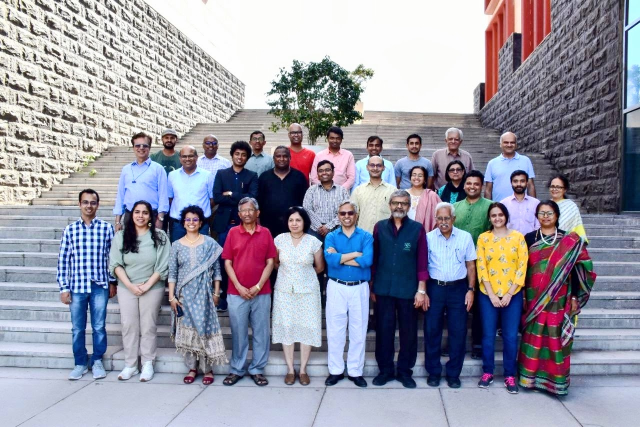
#> input picture Plaksha_Faculty.jpg, 1280 x 854 px, found by its file name (shown at 1/2 size)
$ jupyter execute 'Lab 5-Spring 2026.ipynb'
#> lines starting #> are read from the running program, lines starting #| are printed output that depends on the picture; after the words box and inside, x2 and y2 are one past the last pixel; in counts of white or black regions, pixels touching at a corner belong together
#### Instructions
###### Follow the instructions given in comments prefixed with ## and write your code below that.
###### Also fill the partial code in given blanks.
###### Don't make any changes to the rest part of the codes

### Answer the questions given at the end of this notebook within your report.

### You would need to submit your GitHub repository link. Refer to the PDF document for the instructions and details.

[cell 1]
import cv2
import numpy as np
import matplotlib.pyplot as plt
from sklearn.cluster import KMeans
from scipy.spatial import distance
from matplotlib.offsetbox import OffsetImage, AnnotationBbox

[cell 2]
## Reading the image plaksha_Faculty.jpg
img = cv2.imread('plaksha_Faculty.jpg')
#> img is the input picture: shape (854, 1280, 3); mean B, G, R 162.4, 149, 149.2

## Convert the image to grayscale
gray_img = cv2.cvtColor(img, cv2.COLOR_BGR2GRAY)
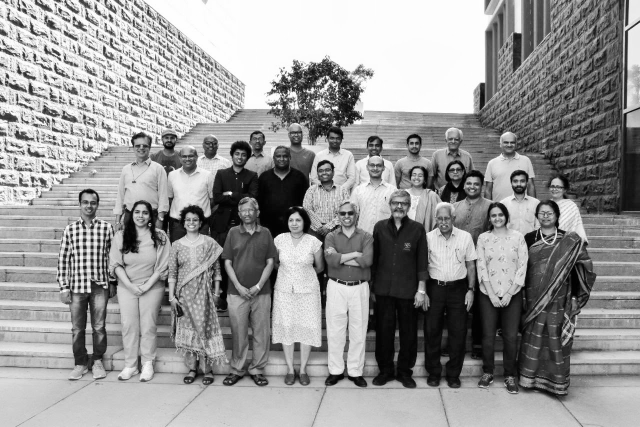
#> gray_img: shape (854, 1280) (shown at 1/2 size); min 0, max 255, mean 150.6

# Loading the required haar-cascade xml classifier file
face_cascade = cv2.CascadeClassifier(cv2.data.haarcascades +'haarcascade_frontalface_default.xml')

# Applying the face detection method on the grayscale image.
## Change the parameters for better detection of faces in your case.
faces_rect = face_cascade.detectMultiScale(gray_img, 1.05, 4, minSize=(25,25), maxSize=(50,50))
#> faces_rect = 30 rows, first 6: [322, 263, 33, 33], [654, 265, 31, 31], [500, 266, 30, 30], [892, 267, 31, 31], [409, 277, 28, 28], [812, 274, 34, 34]

# Define the text and font parameters
text = "Face"  ## The text you want to write
font = cv2.FONT_HERSHEY_COMPLEX  ## Font type
font_scale = 0.5  ## Font scale factor
font_color = (0, 0, 255)  ## Text color in BGR format (here, it's red)
font_thickness = 1  ## Thickness of the text

# Iterating through rectangles of detected faces
for (x, y, w, h) in faces_rect:
    cv2.rectangle(img, (x, y), (x+w, y+h), (0, 0, 255), 2)
    # Use cv2.putText to add the text to the image, Use text, font, font_scale, font_color, font_thickness here
    cv2.putText(img, text, (x, y-10), font, font_scale, font_color, font_thickness, cv2.LINE_AA)
#> this loop made 30 passes
#> (x, y, w, h) on passes 1 to 12: (322, 263, 33, 33), (654, 265, 31, 31), (500, 266, 30, 30), (892, 267, 31, 31), (409, 277, 28, 28), (812, 274, 34, 34), (464, 296, 33, 33), (632, 328, 34, 34), (819, 337, 33, 33), (570, 426, 39, 39), (576, 253, 32, 32), (1003, 273, 32, 32)
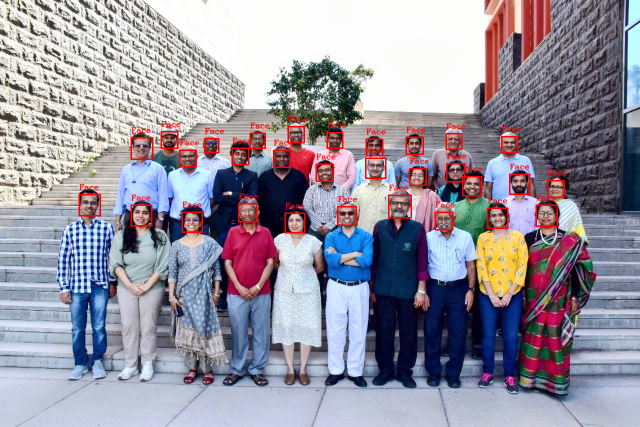
#> img: shape (854, 1280, 3) (shown at 1/2 size); 1.99% of pixels changed, all inside (x1, y1, x2, y2) = (157, 232, 1135, 467)

## Display the image and window title should be "Total number of face detected are #"
cv2.imshow("Total face detected = " + str(len(faces_rect)), img)
cv2.waitKey(0)
cv2.destroyAllWindows()

[cell 3]
from matplotlib.offsetbox import OffsetImage, AnnotationBbox
# Extract face region features (Hue and Saturation)
img_hsv = cv2.cvtColor(img, cv2.COLOR_BGR2HSV) ## call the img and convert it from BGR to HSV and store in img_hsv
#> img_hsv: shape (854, 1280, 3); mean H, S, V 85.9, 70.9, 173.5
hue_saturation = []
face_images = []  # To store detected face images

for (x, y, w, h) in faces_rect:
    face = img_hsv[y:y + h, x:x + w]
    hue = np.mean(face[:, :, 0])
    saturation = np.mean(face[:, :, 1])
    hue_saturation.append((hue, saturation))
    face_images.append(face)
#> this loop made 30 passes
#> (x, y, w, h, hue, saturation) on passes 1 to 12: (322, 263, 33, 33, 59.29, 121.7), (654, 265, 31, 31, 50.4, 133.1), (500, 266, 30, 30, 34.08, 118.8), (892, 267, 31, 31, 81.31, 108.2), (409, 277, 28, 28, 108, 121.1), (812, 274, 34, 34, 62.79, 116.9), (464, 296, 33, 33, 42.56, 134.3), (632, 328, 34, 34, 81.22, 114.8), (819, 337, 33, 33, 36.69, 114.4), (570, 426, 39, 39, 55.81, 115.3), (576, 253, 32, 32, 78.15, 100.1), (1003, 273, 32, 32, 51.71, 106.9)
#> after the loop, face_images = 30 items; hue_saturation = 30 pairs, first value 23.24 to 120.8, second value 80.77 to 147.3

hue_saturation = np.array(hue_saturation)

## Perform k-Means clustering on hue_saturation and store in kmeans
kmeans = KMeans(n_clusters=2, random_state=0).fit(hue_saturation)


# Create a figure and axis
fig, ax = plt.subplots(figsize=(12, 6))

# Plot the clustered faces with custom markers
for i, (x,y,w,h ) in enumerate(faces_rect):
    im = OffsetImage(cv2.cvtColor(cv2.resize(face_images[i], (20, 20)), cv2.COLOR_HSV2RGB))
    ab = AnnotationBbox(im, (hue_saturation[i, 0], hue_saturation[i, 1]), frameon=False, pad=0)
    ax.add_artist(ab)
    plt.plot(hue_saturation[i, 0], hue_saturation[i, 1])

## Put x label
plt.xlabel("Hue")
## Put y label
plt.ylabel("Saturation")
## Put title
plt.title("KMeans Clustering")
## Put grid
plt.grid(True)
## show the plot
plt.show()
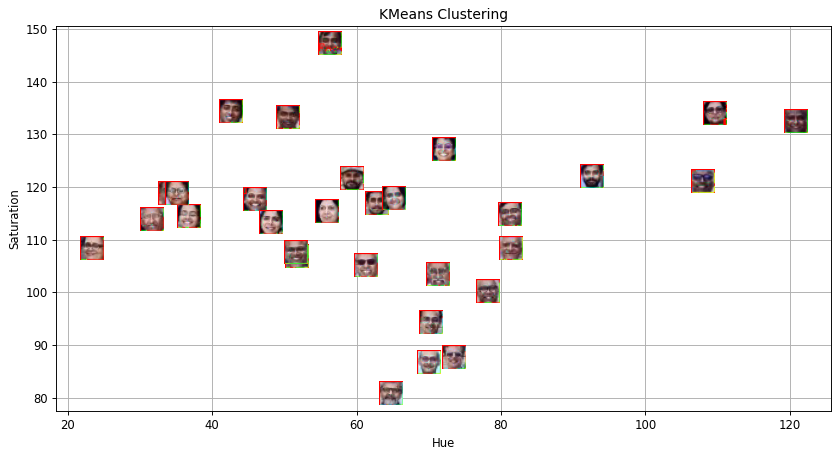
#> figure drawn by matplotlib, 1 panel

[cell 4]
# Create an empty list to store legend labels
legend_labels = []

# Create lists to store points for each cluster
cluster_0_points = []
cluster_1_points = []

# Your code for scatter plot goes here
fig, ax = plt.subplots(figsize=(12, 6))
for i, (x, y, w, h) in enumerate(faces_rect):
    if kmeans.labels_[i] == 0:
        cluster_0_points.append((hue_saturation[i, 0], hue_saturation[i, 1]))
    else:
        cluster_1_points.append((hue_saturation[i, 0], hue_saturation[i, 1]))
#> after the loop, cluster_0_points = [(59.29, 121.7), (50.4, 133.1), (34.08, 118.8), (62.79, 116.9), (42.56, 134.3), (36.69, 114.4), (55.81, 115.3), (51.71, 106.9), (56.31, 147.3), (45.8, 117.5), (23.24, 108.4), (31.55, 113.9), (48.03, 113.2), (51.53, 107.6), (35.11, 118.8)]; cluster_1_points = [(81.31, 108.2), (108, 121.1), (81.22, 114.8), (78.15, 100.1), (120.8, 132.5), (109.6, 134.1), (72, 127.1), (69.96, 86.68), (92.49, 122), (61.3, 105.1), (65.06, 117.9), (70.27, 94.28), (71.27, 103.4), (73.39, 87.63), (64.75, 80.77)]

cluster_0_points = np.array(cluster_0_points)
#> cluster_0_points = 15 rows, first 8: [59.29, 121.7], [50.4, 133.1], [34.08, 118.8], [62.79, 116.9], [42.56, 134.3], [36.69, 114.4], [55.81, 115.3], [51.71, 106.9]
# Plot points for cluster 0 in green
plt.scatter(cluster_0_points[:,0], cluster_0_points[:,1], c='green', label='Cluster 0')

cluster_1_points = np.array(cluster_1_points)
#> cluster_1_points = 15 rows, first 8: [81.31, 108.2], [108, 121.1], [81.22, 114.8], [78.15, 100.1], [120.8, 132.5], [109.6, 134.1], [72, 127.1], [69.96, 86.68]
# Plot points for cluster 1 in blue
plt.scatter(cluster_1_points[:,0], cluster_1_points[:,1], c='blue', label='Cluster 1')

# Calculate and plot centroids
centroid_0 = np.mean(cluster_0_points, axis=0)
#> centroid_0 = [45.66, 119.2]
centroid_1 = np.mean(cluster_1_points, axis=0)
#> centroid_1 = [81.31, 109]

# Plot both the centroid for cluster 0 and cluster 1
plt.scatter(centroid_0[0], centroid_0[1], c='black', marker='x', s=200, label='Centroid 0')
plt.scatter(centroid_1[0], centroid_1[1], c='red', marker='x', s=200, label='Centroid 1')

## Put x label
plt.xlabel("Hue")
## Put y label
plt.ylabel("Saturation")
## Put title
plt.title("Clusters with Centroids")
## Add a legend
plt.legend()
## Add grid
plt.grid(True)
## Show the plot
plt.show()
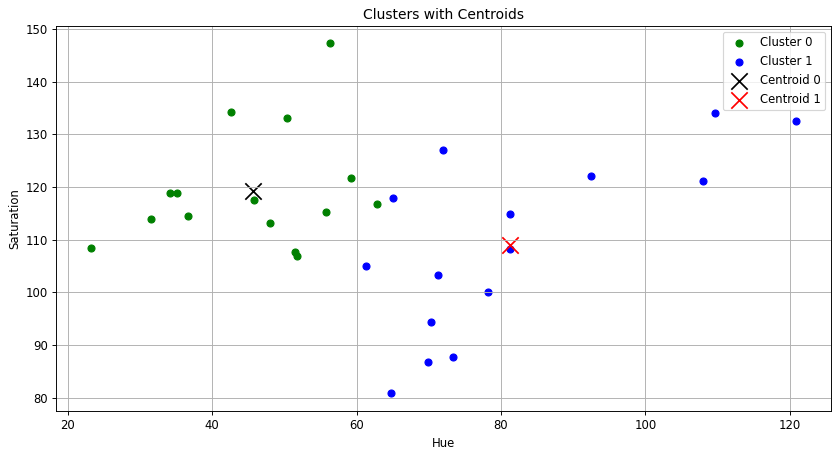
#> figure drawn by matplotlib, 1 panel

[cell 5]
## Read the class of the template image 'Dr_Shashi_Tharoor.jpg' using cv2 and store it in template_img
template_img = cv2.imread('Dr_Shashi_Tharoor.jpg')
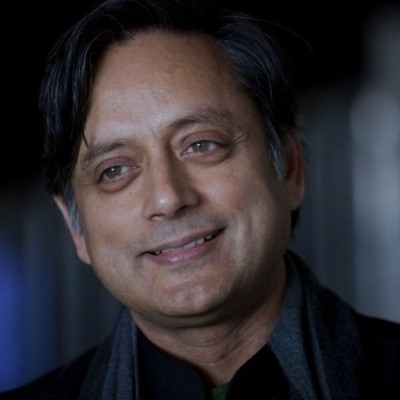
#> input picture Dr_Shashi_Tharoor.jpg, 400 x 400 px
#> template_img is the input picture: shape (400, 400, 3); mean B, G, R 49.8, 45.4, 49.1
# Detect face  in the template image after converting it to gray and store it in template_faces
template_faces = face_cascade.detectMultiScale(cv2.cvtColor(template_img, cv2.COLOR_BGR2GRAY), 1.05, 4)
#> template_faces = [[43, 60, 253, 253]]

# Draw rectangles around the detected faces
for (x, y, w, h) in template_faces:
    cv2.rectangle(template_img, (x, y), (x + w, y + h), (0, 255, 0), 3)
#> this loop made 1 pass
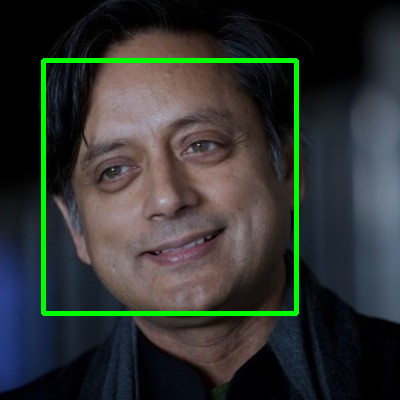
#> template_img: shape (400, 400, 3); 3.16% of pixels changed, all inside (x1, y1, x2, y2) = (41, 58, 299, 316)

cv2.imshow("Dr. Shashi Tharoor Face Detection", template_img)
cv2.waitKey(0)
cv2.destroyAllWindows()

[cell 6]
# Convert the template image to HSV color space and store it in template_hsv
template_hsv = cv2.cvtColor(template_img, cv2.COLOR_BGR2HSV)
#> template_hsv: shape (400, 400, 3); mean H, S, V 66.7, 90.5, 64.6

# Extract hue and saturation features from the template image as we did it for detected faces.
template_hue = np.mean(template_hsv[:, :, 0])
#> template_hue = 66.72
template_saturation = np.mean(template_hsv[:, :, 1])
#> template_saturation = 90.52

# Predict the cluster label for the template image and store it in template_label
template_label = kmeans.predict([[template_hue, template_saturation]])[0]
#> template_label = 1

# Create a figure and axis for visualization
fig, ax = plt.subplots(figsize=(12, 6))

# Plot the clustered faces with custom markers (similar to previous code)
for i, (x, y, w, h) in enumerate(faces_rect):
    color = 'red' if kmeans.labels_[i] == 0 else 'blue'
    im = OffsetImage(cv2.cvtColor(cv2.resize(face_images[i], (20, 20)), cv2.COLOR_HSV2RGB))
    ab = AnnotationBbox(im, (hue_saturation[i, 0], hue_saturation[i, 1]), frameon=False, pad=0)
    ax.add_artist(ab)
    plt.plot(hue_saturation[i, 0], hue_saturation[i, 1], 'o', markersize=5, color=color)
#> this loop made 30 passes

# Plot the template image in the respective cluster
if template_label == 0:
    color = 'red'
else:
    color = 'blue'

im = OffsetImage(cv2.cvtColor(cv2.resize(template_img, (20, 20)), cv2.COLOR_BGR2RGB))
ab = AnnotationBbox(im, (template_hue, template_saturation), frameon=False, pad=0)
ax.add_artist(ab)

## Put x label
plt.xlabel("Hue")
## Put y label
plt.ylabel("Saturation")
## Put title
plt.title("Dr. Shashi Tharoor Cluster Prediction")
## Add grid
plt.grid(True)
## show plot
plt.show()

[cell 7]
# Create an empty list to store legend labels
legend_labels = []

# Create lists to store points for each cluster
cluster_0_points = []
cluster_1_points = []

# Your code for scatter plot goes here
fig, ax = plt.subplots(figsize=(12, 6))
for i, (x, y, w, h) in enumerate(faces_rect):
    if kmeans.labels_[i] == 0:
        cluster_0_points.append((hue_saturation[i, 0], hue_saturation[i, 1]))
    else:
        cluster_1_points.append((hue_saturation[i, 0], hue_saturation[i, 1]))
#> after the loop, cluster_0_points = [(59.29, 121.7), (50.4, 133.1), (34.08, 118.8), (62.79, 116.9), (42.56, 134.3), (36.69, 114.4), (55.81, 115.3), (51.71, 106.9), (56.31, 147.3), (45.8, 117.5), (23.24, 108.4), (31.55, 113.9), (48.03, 113.2), (51.53, 107.6), (35.11, 118.8)]; cluster_1_points = [(81.31, 108.2), (108, 121.1), (81.22, 114.8), (78.15, 100.1), (120.8, 132.5), (109.6, 134.1), (72, 127.1), (69.96, 86.68), (92.49, 122), (61.3, 105.1), (65.06, 117.9), (70.27, 94.28), (71.27, 103.4), (73.39, 87.63), (64.75, 80.77)]

# Plot points for cluster 0 in green
cluster_0_points = np.array(cluster_0_points)
#> cluster_0_points = 15 rows, first 8: [59.29, 121.7], [50.4, 133.1], [34.08, 118.8], [62.79, 116.9], [42.56, 134.3], [36.69, 114.4], [55.81, 115.3], [51.71, 106.9]
plt.scatter(cluster_0_points[:,0], cluster_0_points[:,1], c='green', label='Cluster 0')

# Plot points for cluster 1 in blue
cluster_1_points = np.array(cluster_1_points)
#> cluster_1_points = 15 rows, first 8: [81.31, 108.2], [108, 121.1], [81.22, 114.8], [78.15, 100.1], [120.8, 132.5], [109.6, 134.1], [72, 127.1], [69.96, 86.68]
plt.scatter(cluster_1_points[:,0], cluster_1_points[:,1], c='blue', label='Cluster 1')

# Calculate and plot centroids for both the clusters
centroid_0 = np.mean(cluster_0_points, axis=0)
centroid_1 = np.mean(cluster_1_points, axis=0)

plt.scatter(centroid_0[0], centroid_0[1], c='black', marker='x', s=200, label='Centroid 0') ## plot for centroid 0
plt.scatter(centroid_1[0], centroid_1[1], c='red', marker='x', s=200, label='Centroid 1')  ## plot for centroid 1

plt.plot(template_hue, template_saturation, marker='o', c='violet', markersize=10, label='Template Class')

## Put x label
plt.xlabel("Hue")
## Put y label
plt.ylabel("Saturation")
## Put title
plt.title("Final Cluster Visualization with Template Class")
## Add a legend
plt.legend()
## Add grid
plt.grid(True)
## show the plot
plt.show()
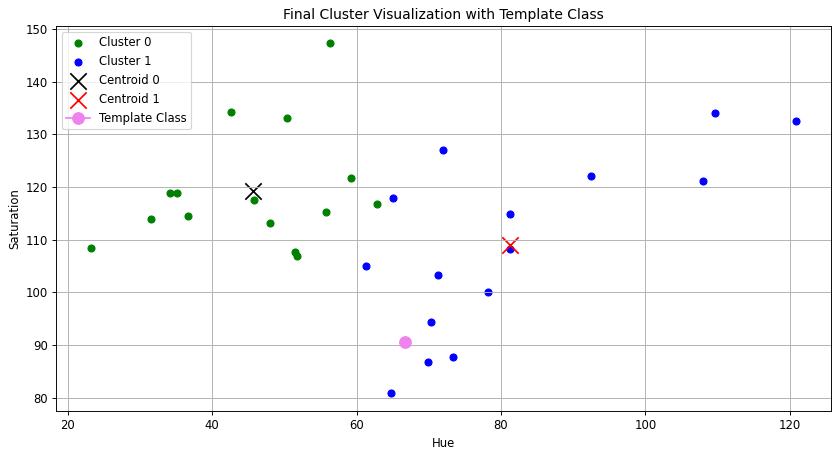
#> figure drawn by matplotlib, 1 panel

                                            ## End of the lab 5 ##
